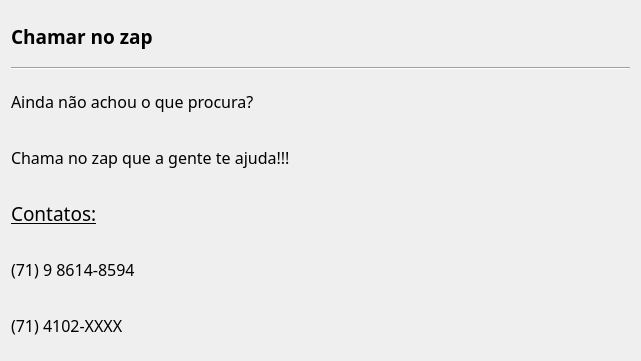
<?xml version="1.0" encoding="UTF-8"?>
<ui version="4.0">
 <class>Form</class>
 <widget class="QWidget" name="Form">
  <property name="geometry">
   <rect>
    <x>0</x>
    <y>0</y>
    <width>641</width>
    <height>361</height>
   </rect>
  </property>
  <property name="windowTitle">
   <string>Form</string>
  </property>
  <layout class="QVBoxLayout" name="verticalLayout">
   <item>
    <widget class="QLabel" name="label">
     <property name="font">
      <font>
       <family>Segoe Print</family>
       <pointsize>14</pointsize>
       <weight>75</weight>
       <bold>true</bold>
      </font>
     </property>
     <property name="text">
      <string>Chamar no zap</string>
     </property>
    </widget>
   </item>
   <item>
    <widget class="Line" name="line">
     <property name="orientation">
      <enum>Qt::Horizontal</enum>
     </property>
    </widget>
   </item>
   <item>
    <widget class="QLabel" name="label_2">
     <property name="font">
      <font>
       <family>Segoe Print</family>
       <pointsize>12</pointsize>
      </font>
     </property>
     <property name="text">
      <string>Ainda não achou o que procura?</string>
     </property>
    </widget>
   </item>
   <item>
    <widget class="QLabel" name="label_3">
     <property name="font">
      <font>
       <family>Segoe Print</family>
       <pointsize>12</pointsize>
      </font>
     </property>
     <property name="text">
      <string>Chama no zap que a gente te ajuda!!!</string>
     </property>
    </widget>
   </item>
   <item>
    <widget class="QLabel" name="label_6">
     <property name="font">
      <font>
       <family>Segoe Print</family>
       <pointsize>14</pointsize>
       <weight>50</weight>
       <bold>false</bold>
       <underline>true</underline>
      </font>
     </property>
     <property name="text">
      <string>Contatos:</string>
     </property>
    </widget>
   </item>
   <item>
    <widget class="QLabel" name="label_4">
     <property name="font">
      <font>
       <family>Segoe Print</family>
       <pointsize>12</pointsize>
      </font>
     </property>
     <property name="text">
      <string>(71) 9 8614-8594</string>
     </property>
    </widget>
   </item>
   <item>
    <widget class="QLabel" name="label_5">
     <property name="font">
      <font>
       <family>Segoe Print</family>
       <pointsize>12</pointsize>
      </font>
     </property>
     <property name="text">
      <string>(71) 4102-XXXX</string>
     </property>
    </widget>
   </item>
  </layout>
 </widget>
 <resources/>
 <connections/>
</ui>
